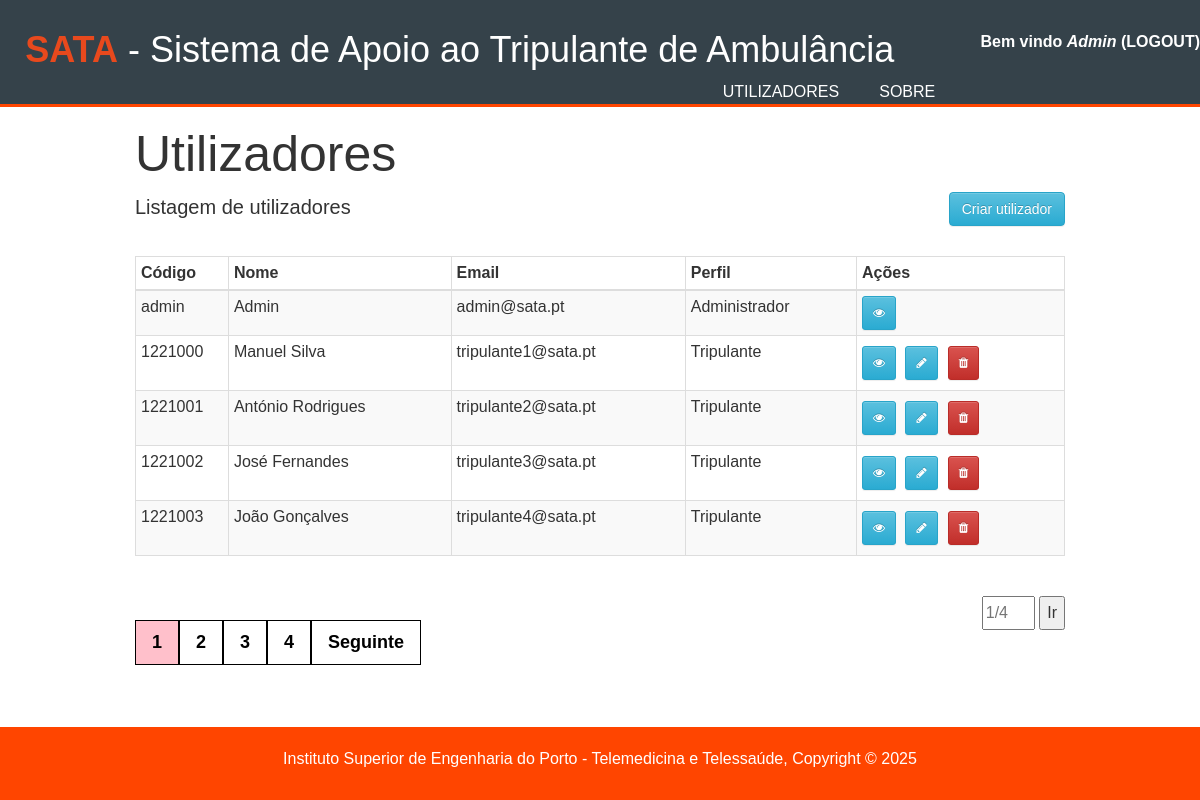
Page /Código/utilizadores/listar.php (signed in) on the committed database.
### tables this page shows
CREATE TABLE utilizador (
   id					INT 			NOT NULL AUTO_INCREMENT,
   id_perfil			INT 			NOT NULL,
   username 			VARCHAR(256) 	NOT NULL UNIQUE,
   password 			VARCHAR(256) 	NOT NULL,
   email 				VARCHAR(256) 	NOT NULL UNIQUE,
   nome 				VARCHAR(256) 	NOT NULL,
   codigo				VARCHAR(256) 	NOT NULL,
   ativo 				BOOLEAN			NOT NULL,
   PRIMARY KEY (id),
   FOREIGN KEY (id_perfil) 			REFERENCES perfil (id)
);

CREATE TABLE perfil (
   id 					INT 			NOT NULL AUTO_INCREMENT,
   nome					VARCHAR(256) 	NOT NULL,
   PRIMARY KEY (id)
);

### Código/code/session.php (called while the page is built, shortened)
<?php
	require_once "db_config.php";
	if(isset($_SESSION['login_user']) && !empty($_SESSION['login_user'])) {
		$user_check=$_SESSION['login_user'];
		$query = "SELECT id, id_perfil, nome FROM utilizador WHERE username='$user_check' AND ativo = true";
		$res = mysqli_query($conn, $query);
		$row = mysqli_fetch_row($res);
		$login_session_perfil = $row[1];
		$login_session = $row[2];
	} else {
		mysqli_close($conn);
		header('Location: index.php');
	}
?>

### Código/utilizadores/listar.php (the view, shortened to what this page needs)
<?php
	require_once('../code/db_config.php');
	require_once('../code/session.php');
?>
<!DOCTYPE html>
<html>
	<head>
		<link rel="stylesheet" href="https://maxcdn.bootstrapcdn.com/bootstrap/3.3.2/css/bootstrap.min.css">
		<link rel="stylesheet" href="https://maxcdn.bootstrapcdn.com/bootstrap/3.3.2/css/bootstrap-theme.min.css">
		<link rel="stylesheet" href="https://cdnjs.cloudflare.com/ajax/libs/font-awesome/4.7.0/css/font-awesome.min.css">
		<link rel="stylesheet" type="text/css" media="screen" href="../css/style.css" />
	</head>
	<body>
		<?php include '../header.php'; ?>
		<section id="showcase">
			<div class="container">
			<?php
				$per_page_record = 5;
				if (isset($_GET["page"])) {
					$page  = $_GET["page"];
				}
				else {
					$page = 1;
				}
				$start_from = ($page-1) * $per_page_record;
				$query = "SELECT * FROM utilizador u, perfil p WHERE u.id_perfil = p.id AND ativo = true ORDER BY 1 LIMIT $start_from, $per_page_record";
				$res = mysqli_query ($conn, $query);
			?>
			<div>
				<h1>Utilizadores</h1>
				<div class="row">
					<div class="col-md-6">
						<p>Listagem de utilizadores</p>
					</div>
					<div class="col-md-6" style="text-align: right;">
						<form action="criar.php" class="form" method="POST">
							<input class="btn btn-info" type="submit" name="inserir" value="Criar utilizador" />
						</form>
					</div>
				</div>
				<table class="table table-striped table-condensed table-bordered">
					<thead>
						<tr>
						<th width="10%">Código</th>
						<th>Nome</th>
						<th>Email</th>
						<th>Perfil</th>
						<th>Ações</th>
						</tr>
					</thead>
					<tbody>
						<?php
							while ($row = mysqli_fetch_array($res)) { ?>
							<tr id="<?php echo $row["0"]; ?>">
								<td><?php echo $row["6"]; ?></td>
								<td><?php echo $row["5"]; ?></td>
								<td><?php echo $row["4"]; ?></td>
								<td><?php echo $row["9"]; ?></td>
								<td>
									<button class="btn btn-info btn-sm view"><i class="fa fa-eye"></i></button>
									<?php
										if ($row["8"] != 10){
											echo "<button style='margin: 5px' class='btn btn-info btn-sm edit'><i class='fa fa-pencil'></i></button>";
											echo "<button style='margin: 5px' class='btn btn-danger btn-sm remove'><i class='fa fa-trash'></i></button>";
										}
									?>
								</td>
							</tr>
						<?php }; ?>
					</tbody>
				</table>
				<div class="pagination">
				<?php
					$query = "SELECT COUNT(*) FROM utilizador WHERE ativo = true";
					$res = mysqli_query($conn, $query);
					$row = mysqli_fetch_row($res);
					$total_records = $row[0];
					$total_pages = ceil($total_records / $per_page_record);
					$pagLink = "";
					for ($i=1; $i<=$total_pages; $i++) {
						if ($i == $page) {
							$pagLink .= "<a class = 'active' href='listar.php?page=".$i."'>".$i." </a>";
						}
						else  {
							$pagLink .= "<a href='listar.php?page=".$i."'>".$i." </a>";
						}
					};
					echo $pagLink;
					if($page<$total_pages){
						echo "<a href='listar.php?page=".($page+1)."'>  Seguinte </a>";
					}
				?>
				</div>
				<div class="inline">
					<input id="page" type="number" min="1" max="<?php echo $total_pages?>" placeholder="<?php echo $page."/".$total_pages; ?>" required>
					<button onClick="go2Page();">Ir</button>
				</div>
			</div>
		</section>
		<?php include '../footer.php'; ?>
	</body>
</html>

### Código/header.php (shortened to what this page needs)
<header>
	<div style="float:right;">
		<b id="welcome">Bem vindo <i><?php echo $login_session; ?></i></b>
		<b id="logout"><a href="/sata/code/logout.php">(logout)</a></b>
	</div>
	<div class="container">
		<div id="branding">
			<h1><span class="highlight">SATA</span> - Sistema de Apoio ao Tripulante de Ambulância</h1>
		</div>
		<nav>
			<ul>
				<?php
					if ($login_session_perfil == 10) {
						echo "<li><a href=\"/sata/utilizadores/listar.php\">Utilizadores</a></li>";
					}
				?>
				<li><a href="/sata/sobre.php">Sobre</a></li>
			</ul>
		</nav>
	</div>
</header>

### Código/footer.php
<footer>
	<p>Instituto Superior de Engenharia do Porto - Telemedicina e Telessaúde, Copyright &copy; <?php echo date("Y"); ?></p>
</footer>

### Código/css/style.css (style rules this page uses)
body { font-family: Arial, Helvetica, sans-serif; line-height: 1.5; font-size: 16px; padding: 0px; margin: 0 px; background-color: #f4f4f4; }
.container { width: 80%; margin: auto; overflow: hidden; }
ul { margin: 0px; padding: 0px; }
header { background: #35424a; color: white; padding-top: 30px; min-height: 70px; border-bottom: orangered solid 3px; }
header a { color: #ffffff; text-decoration: none; text-transform: uppercase; font-size: 16px; }
header li { float: left; display: inline; padding: 0px 20px 0px 20px; }
header #branding { float: left; }
header #branding h1 { margin: 0px; }
header nav { float: right; margin-top: 10px; }
header .highlight, header .current a { color: #e8491d; font-weight: bold; }
#showcase { min-height: 600px; }
#showcase h1 { font-size: 50px; margin-bottom: 10px; }
#showcase p { font-size: 20px; }
footer { padding: 20px; margin-top: 20px; color: white; background: orangered; text-align: center; }
body { background-color: white; -webkit-user-select: none; -moz-user-select: none; user-select: none; }
table { border-collapse: collapse; }
.inline { display: inline-block; float: right; margin: 20px 0px; }
input, button { height: 34px; }
.pagination { display: inline-block; }
.pagination a { font-weight:bold; font-size:18px; color: black; float: left; padding: 8px 16px; text-decoration: none; border:1px solid black; }
.pagination a.active { background-color: pink; }

### rows in the picture
utilizador: nome "Admin", codigo "admin", email "admin@sata.pt", id_perfil.nome "Administrador"
utilizador: codigo "1221000", nome "Manuel Silva", email "tripulante1@sata.pt", id_perfil.nome "Tripulante"
utilizador: codigo "1221001", nome "António Rodrigues", email "tripulante2@sata.pt", id_perfil.nome "Tripulante"
utilizador: codigo "1221002", nome "José Fernandes", email "tripulante3@sata.pt", id_perfil.nome "Tripulante"
utilizador: codigo "1221003", nome "João Gonçalves", email "tripulante4@sata.pt", id_perfil.nome "Tripulante"
